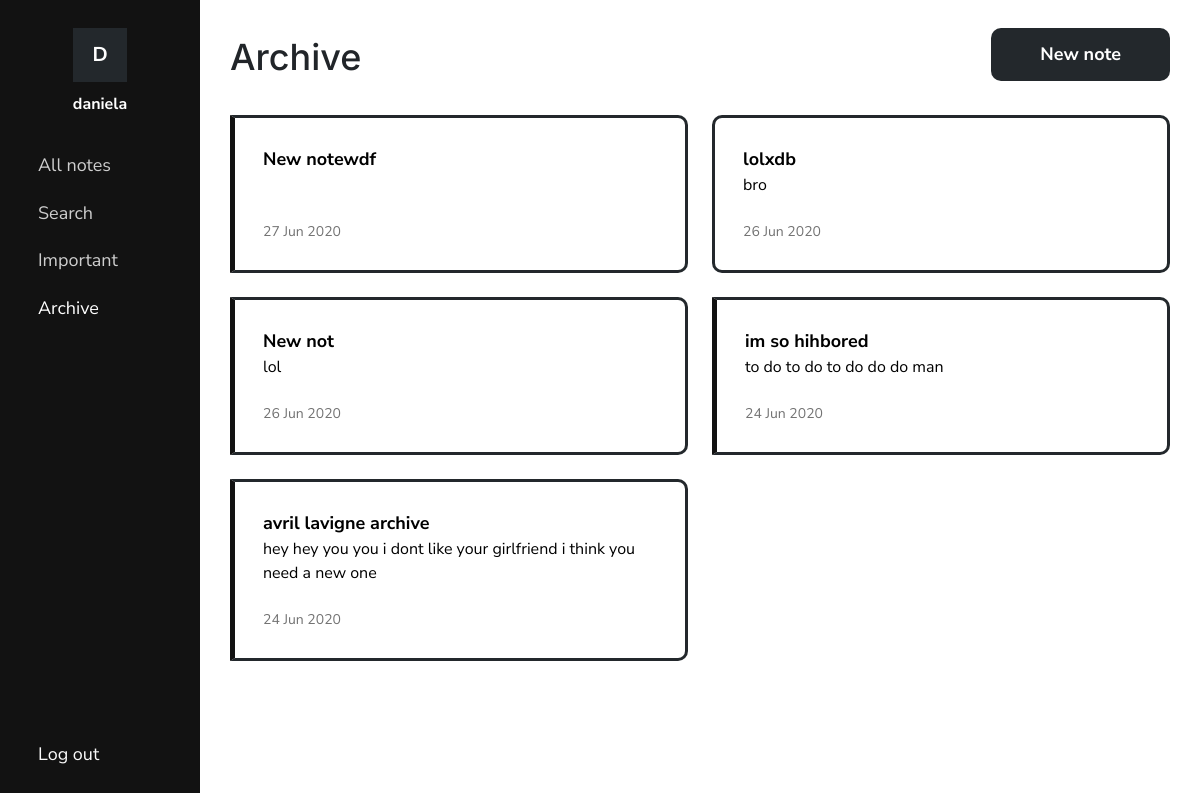
Page /archive/ (signed in) on the earlier database version.
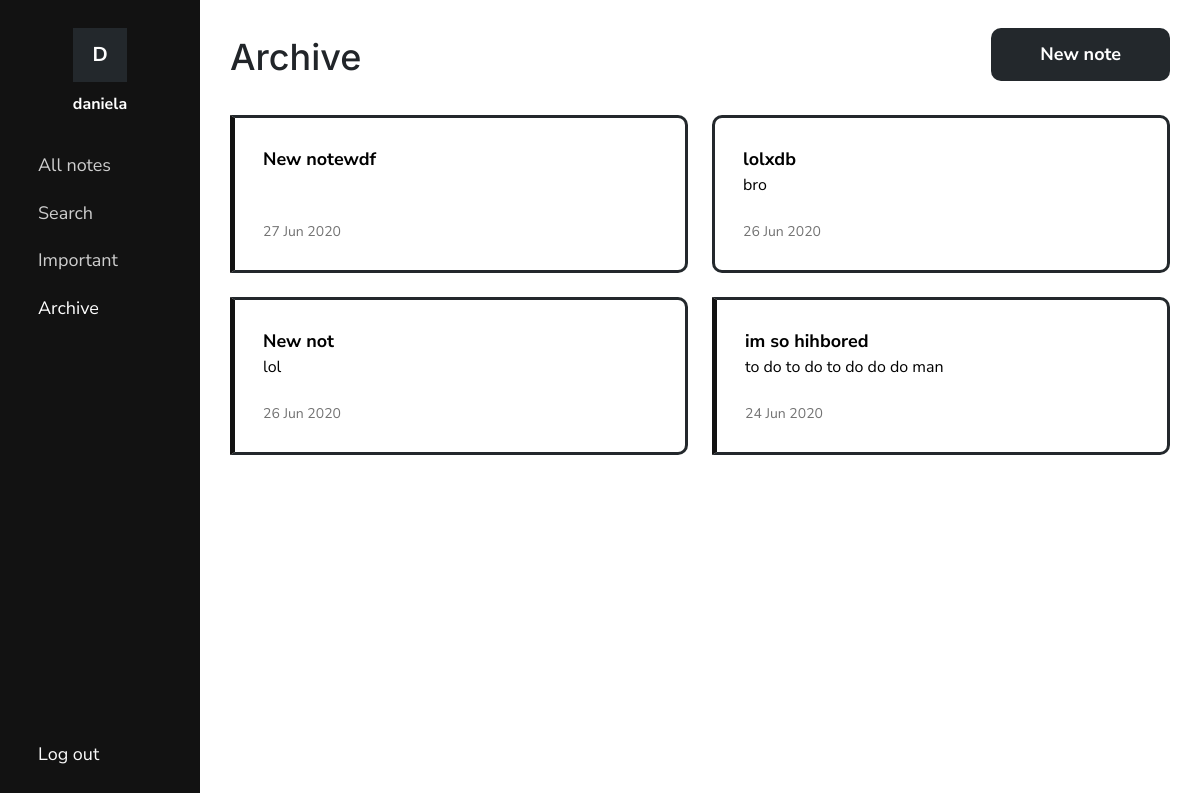
Same page on the later database version.
### notes/models.py (models this page shows, shortened)
class Note(models.Model):
    title = models.TextField(max_length=100)
    text = HTMLField(blank=True)
    date = models.DateTimeField(auto_now_add=True)
    important = models.BooleanField(default=False)
    archive = models.BooleanField(default=False)
    user = models.ForeignKey(User, on_delete=models.CASCADE)

### notes/views.py (the view)
# urls.py: path('archive/', views.showarchive, name='showarchive'),
def showarchive(request):
    archive = Note.objects.filter(user=request.user, archive=True).order_by('-date')
    active = 'archiveLink'
    return render(request, 'notes/archive.html', {'archive': archive, 'active': active})

### notes/templates/notes/archive.html (shortened to what this page needs)
{% load static %}
<!DOCTYPE html>
<html>
<head>
    <link rel="stylesheet" href="https://stackpath.bootstrapcdn.com/bootstrap/4.5.0/css/bootstrap.min.css">
    <link rel="stylesheet" type="text/css" href="{% static 'notes/style.css' %}">
    <link rel="stylesheet" type="text/css" href="{% static 'notes/notes.css' %}">
</head>
<body>
    <div class="container-fluid">
        <div class="row" id="mainRow">
            {% include "notes/navbar.html" %}
            <div class="col-sm-9 col-md-10 col-lg-10" id="content">
                <div class="container">
                    <div>
                        <h1>Archive</h1>
                        <a href="{% url 'add' %}" class="btn medium-text">New note</a>
                    </div>
                    {% if archive %}
                    <div id="notes">
                        <ul>
                            {% for note in archive %}
                            <li class="note {% if note.important %} important{% endif %}">
                                <a href="{% url 'note' note.id %}">
                                    <div class="note-info">
                                        <div class="note-content">
                                            <div class="medium-text"><b>{{ note.title|truncatechars:50 }}</b></div>
                                            {% if note.text %}
                                            <div class="note-text">{{ note.text|striptags|truncatechars:150 }}</div>
                                            {% endif %}
                                        </div>
                                        <div class="date">{{ note.date|date:'d M Y' }}</div>
                                    </div>
                                </a>
                            </li>
                            {% endfor %}
                        </ul>
                    </div>
                    {% else %}
                    <div id="noNotes">
                        <p class="text-center medium-text">You don't have any archived notes.</a></p>
                    </div>
                    {% endif %}
                </div>
            </div>
        </div>
    </div>
</body>
</html>

### notes/templates/notes/navbar.html (shortened to what this page needs)
<div class="col-sm-3 col-md-2 col-lg-2" id="menu">
    <nav>
        <div id="user">
            <div id="userPic">
                <p class="large-text">{{ user.username|make_list|first|title }}</p>
            </div>
            <p id="userInfo" title='{{ user.username }}'>{{ user.username }}</p>
        </div>
        <div id="links">
            <ul>
                <li>
                    <a href="{% url 'notes' %}" id="noteLink">
                        <span class="medium-text">All notes</span>
                    </a>
                </li>
                <li>
                    <a href="{% url 'search' %}" id="searchLink">
                        <span class="medium-text">Search</span>
                    </a>
                </li>
                <li>
                    <a href="{% url 'important' %}" id="importantLink">
                        <span class="medium-text">Important</span>
                    </a>
                </li>
                <li>
                    <a href="{% url 'showarchive' %}" id="archiveLink">
                        <span class="medium-text">Archive</span>
                    </a>
                </li>
                <li>
                    <a href="#" id="logout">
                        <form action="{% url 'logoutuser' %}" method="POST">
                            <button type="submit" id="logout" title="Log out">
                                <span class="medium-text">Log out</span>
                            </button>
                        </form>
                    </a>
                </li>
            </ul>
        </div>
    </nav>
</div>

### notes/static/notes/style.css (style rules this page uses)
:root { --blue: #fafafa; --dark-blue: #121212; --purple:#23282c; --gray: #cecece; }
html, body { height: 100%; }
body { font-family: 'Nunito Sans', sans-serif; }
h1, h2, h3 { font-family: 'Inter', sans-serif; }
h1 { font-size: 36px }
p { font-size: 16px; margin-bottom: 4px; }
.large-text { font-size: 20px; }
.medium-text { font-size: 18px; }
a { color: var(--dark-blue); font-weight: bold; transition: all 200ms ease-in-out; }
.btn { color: white; background-color: var(--purple); font-weight: bold; border-radius: 10px; transition: all 200ms ease-in-out; }

### notes/static/notes/notes.css (style rules this page uses)
#mainRow { height: 100vh }
#menu { background-color: var(--dark-blue); color: white; padding: 28px 24px; overflow-x: hidden; position: fixed; top: 0; height: 100vh; z-index: 10; height: 100vh; transition: all 500ms ease 0s; overflow: hidden; }
nav { transition: all 500ms ease 0s; }
#user { width: 100%; position: relative; }
#userPic { background-color: var(--purple); position: relative; cursor: default; display: block; margin: 0 auto; width: 54px; height: 54px; margin-bottom: 10px; }
#userPic p { text-align: center; margin-bottom: 0; font-weight: bold; position: absolute; transform: translateY(-50%); top: 50%; left: 0; right: 0; }
#userInfo { margin-bottom: 0; cursor: default; text-align: center; font-weight: bold; word-break: break-word; }
button#logout { color: var(--blue); padding: 0; border: none; background-color: transparent; outline: none; position: absolute; bottom: 28px; }
#links { margin-top: 36px; }
#links ul { list-style-type: none; padding-left: 0 }
#links ul li { margin-bottom: 16px; }
#links a { color: var(--gray); }
#links span.medium-text { vertical-align: top; font-weight: normal; }
h1 { margin-top: 36px; display: inline-block; }
#content { position: absolute; right: 0; }
#content a.btn { padding: 12px 48px; margin-top: 28px; float: right; }
#notes, #noNotes { margin-top: 28px; }
#notes ul { list-style-type: none; padding-left: 0; display: grid; grid-gap: 24px; grid-template-columns: repeat(auto-fill, minmax(300px,1fr)); }
.note { position: relative; padding: 28px; border-radius: 10px; border: 3px solid var(--purple) }
.note.important { border-left: 5px solid var(--dark-blue); border-radius: 0 10px 10px 0; }
.note a { color: black; font-weight: normal; }
.note div { word-break: break-word; }
.note .medium-text { vertical-align: top; }
.note-info { height: 100%; display: flex; flex-direction: column; justify-content: space-between; }
.note .date { color: #737373; font-size: 14px; }
.note .note-text { margin-bottom: 24px }
@media (min-width: 1144px) { #menu { padding: 28px 28px !important; } }

Differences in the rows shown:
no longer on this page (row edited): Note: title "avril lavigne archive", text "hey hey you you i dont like your girlfriend i think you need a new one", date "24 Jun 2020"
